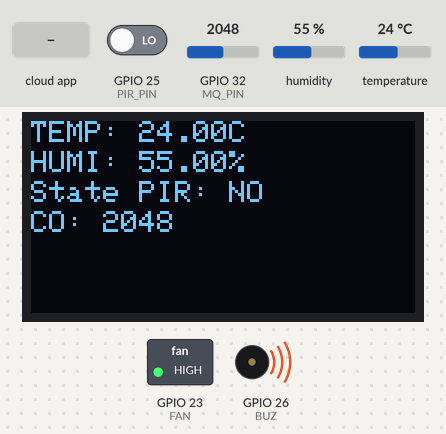
Bench run of a sketch on a simulated ESP32. Shown: 128×64 one-colour display, switched loads named in the sketch (green lamp = pin HIGH), buzzer (waves = sounding, pin HIGH). Inputs (shaded band) come from the test bench; at power-on: GPIO 32 (MQ_PIN) = 2048, GPIO 25 (PIR_PIN) LOW, humidity 55 %, temperature 24 °C. WiFi joins after 1.5 s; servers stay silent unless stated; the Firebase database answers and starts empty; what the sketch prints to the serial monitor is not drawn.

Above: at 5.0 s.
5.1 s: GPIO 32 (MQ_PIN) set to 534
At 7.5 s:
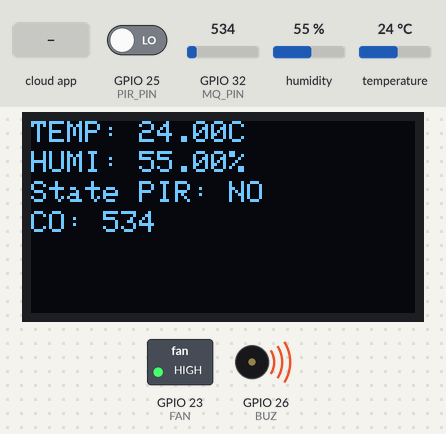
8.4 s: GPIO 32 (MQ_PIN) set to 477
At 10.4 s:
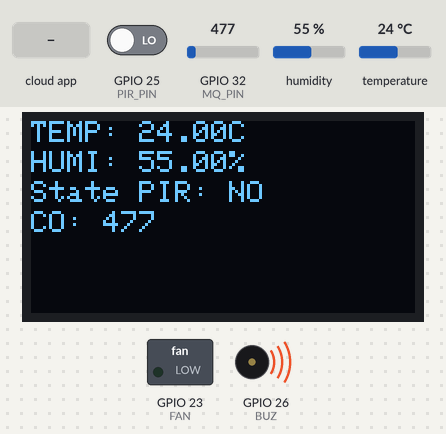
10.8 s: GPIO 25 (PIR_PIN) driven HIGH
At 12.7 s:
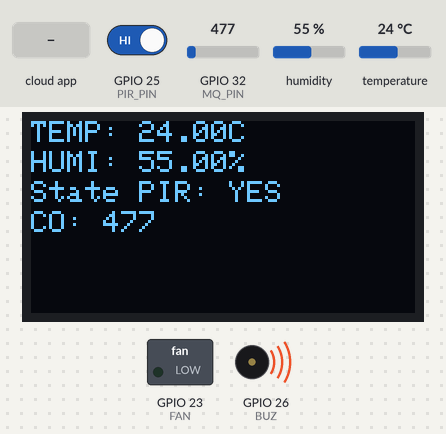
13.2 s: the phone or cloud app sets buzzer to 0
At 16.8 s:
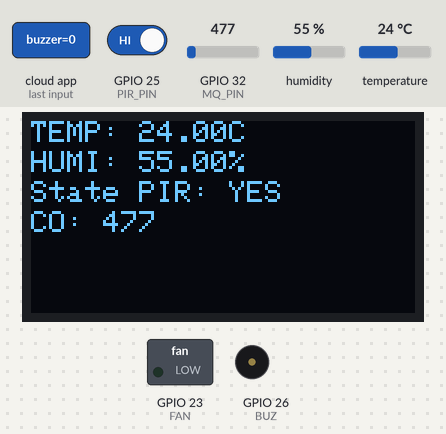
19.9 s: humidity set to 22 %
At 22.4 s:
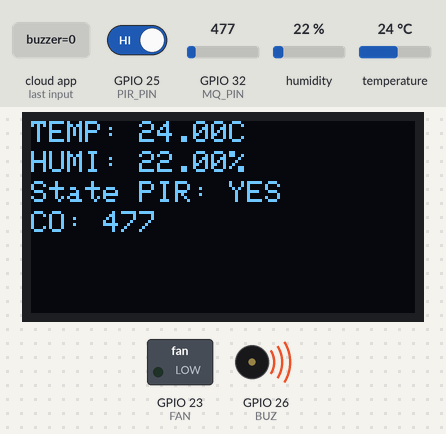
22.7 s: GPIO 32 (MQ_PIN) set to 540
At 24.4 s:
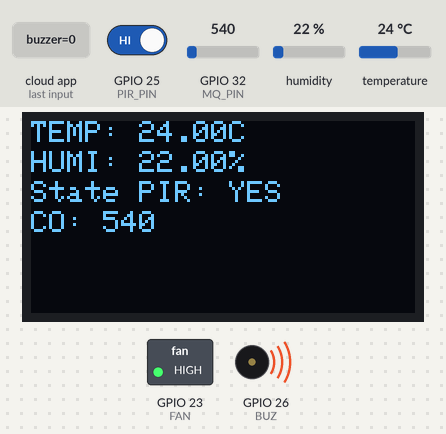
Timing chart, 0 to 25.9 s (numbered marks = the images above; inputs shaded):
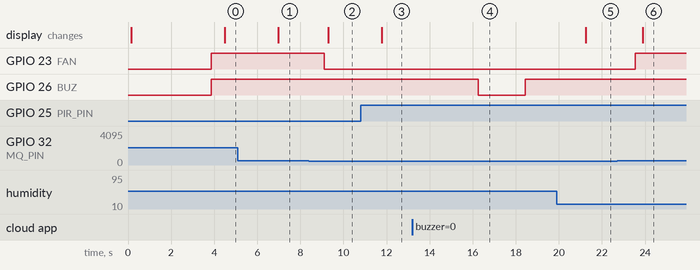

Measured:
- the behaviour switches between 501 and 500 on GPIO 32 (MQ_PIN) (found by bisection; images 1 and 2)
- after the input at 5.1 s, the display: changes after 1.9 s (image 1)
- after the input at 8.4 s, GPIO 23 (FAN): HIGH → LOW after 0.72 s; the display: changes after 0.90 s (image 2)
- after the input at 10.8 s, the display: changes after 0.98 s (image 3)
- after the input at 13.2 s, GPIO 26 (BUZ): HIGH → LOW after 3.1 s, → HIGH 2.2 s later
- after the input at 19.9 s, the display: changes after 1.4 s (image 5)
- after the input at 22.7 s, GPIO 23 (FAN): LOW → HIGH after 0.85 s; the display: changes after 1.2 s (image 6)

The sketch:

Project.ino
```cpp
#include <WiFi.h>
#include <ESP32Firebase.h>
#include <Adafruit_GFX.h>
#include <Adafruit_SSD1306.h>
#include <Adafruit_Sensor.h>
#include <DHT.h>
#include <DHT_U.h>

#define FIREBASE_HOST "fir-demo-75dcf-default-rtdb.firebaseio.com"
#define WIFI_SSID "DSPD"
#define WIFI_PASSWORD "dsspdtgz"

#define DHTPIN 5
#define DHTTYPE  DHT11

#define BUZ 26
#define PIR_PIN 25
#define MQ_PIN 32
#define FAN 23

#define SCREEN_WIDTH 128
#define SCREEN_HEIGHT 64
#define OLED_RESET    -1
#define SCREEN_ADDRESS 0x3C

DHT_Unified dht(DHTPIN, DHTTYPE);

Adafruit_SSD1306 display(SCREEN_WIDTH, SCREEN_HEIGHT, &Wire, OLED_RESET);

String path = "/ESP32_Device";

Firebase firebase(FIREBASE_HOST);

uint32_t delayMS;
float prev_temp;
float prev_humidity;
int pir;
int prev_pir;
int mq;
int prev_mq;

String buz_data;


void setup() {
  Serial.begin(115200);

  firebase.setString(path + "/buzzer", "0");
  initDrawing();
  initWifi();
}

void loop() {
  delay(delayMS);

  display.clearDisplay();
  display.setTextSize(1);
  display.setTextColor(SSD1306_WHITE);

  pir = digitalRead(PIR_PIN);
  Serial.print(F("PIR: "));
  Serial.println(pir);
  updatePIR(pir);

  mq = analogRead(MQ_PIN);
  Serial.print(F("CO: "));
  Serial.println(mq);
  updateMQ(mq);

  sensors_event_t event;
  dht.temperature().getEvent(&event);
  if (isnan(event.temperature)) {
    Serial.println(F("Error reading temperature!"));
  }
  else {
    Serial.print(F("Temperature: "));
    Serial.print(event.temperature);
    Serial.println(F("°C"));
    updateTemp(event.temperature);
  }

  dht.humidity().getEvent(&event);
  if (isnan(event.relative_humidity)) {
    Serial.println(F("Error reading humidity!"));
  }
  else {
    Serial.print(F("Humidity: "));
    Serial.print(event.relative_humidity);
    Serial.println(F("%"));
    updateHumidity(event.relative_humidity);
  }

  buz_data = firebase.getString(path + "/buzzer");
  Serial.println(buz_data);


  display.display();
}

void updateTemp(float temp){
  if(prev_temp != temp){
    prev_temp = temp;
    firebase.setFloat(path + "/Temperature", temp);
  }
  display.setCursor(0,0);
  display.print("TEMP: ");
  display.print(temp);
  display.println("C");
}

void updateHumidity(float humidity){
  if(prev_humidity != humidity){
    prev_humidity = humidity;
    firebase.setFloat(path + "/Humidity", humidity);
  }
  display.setCursor(0,10);
  display.print("HUMI: ");
  display.print(humidity);
  display.println("%");
}

void updatePIR(int pir){
  if(prev_pir != pir){
    prev_pir = pir;
    firebase.setString(path + "/State PIR", pir == HIGH ? "YES" : "NO");
  }
  display.setCursor(0,20);
  display.print("State PIR: ");
  display.println(pir == HIGH ? "YES" : "NO");

  if(pir == HIGH) {
    digitalWrite(BUZ, HIGH);
    firebase.setString(path + "/buzzer", "1");
  }

   if(buz_data == "0"){
    digitalWrite(BUZ, LOW);
  }
}

void updateMQ(int mq){
  if(prev_mq != mq){
    prev_mq = mq;
    firebase.setInt(path + "/CO", mq);
  }
  display.setCursor(0,30);
  display.print("CO: ");
  display.print(mq);

  if(mq > 500) {
    digitalWrite(BUZ, HIGH);
    digitalWrite(FAN, HIGH);
    firebase.setString(path + "/buzzer", "1");
  } else{
    digitalWrite(FAN, LOW);
    //digitalWrite(BUZ, HIGH);
  }

  if(buz_data == "0"){
    digitalWrite(BUZ, LOW);
  }
}

void initDrawing(){
  if(!display.begin(SSD1306_SWITCHCAPVCC, SCREEN_ADDRESS)) {
    Serial.println(F("Màn hình OLED không kết nối được! Kiểm tra kết nối."));
    while (true);
  }
  display.clearDisplay();
  display.display();

  dht.begin();

  pinMode(PIR_PIN, INPUT);
  pinMode(MQ_PIN, INPUT);
  pinMode(BUZ, OUTPUT);
  pinMode(FAN, OUTPUT);

  sensor_t sensor;
  dht.temperature().getSensor(&sensor);
  dht.humidity().getSensor(&sensor);

  delayMS = sensor.min_delay / 1000;
}

void initWifi(){
  WiFi.begin(WIFI_SSID, WIFI_PASSWORD);
  Serial.print("Connecting to Wi-Fi");
  while (WiFi.status() != WL_CONNECTED)
  {
    Serial.print("-");
    delay(300);
  }
  Serial.println();
  Serial.print("Wifi connected!");
}
```
